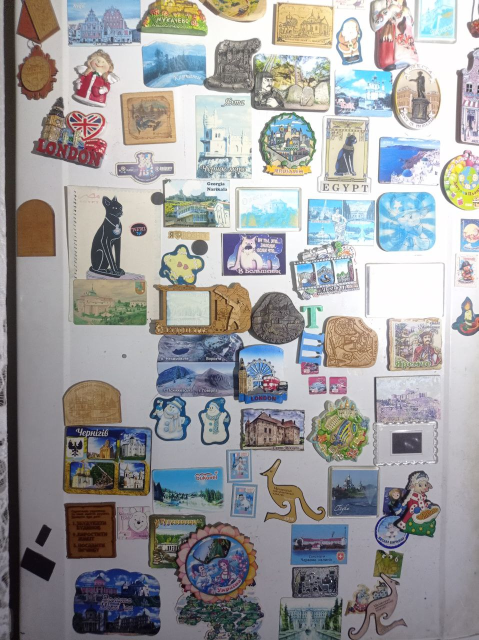
#> input picture images/magnit.jpg, 957 x 1280 px (shown at 1/2 size)
$ python Less_povtor.py
#> lines starting #> are read from the running program, lines starting #| are printed output that depends on the picture; after the words box and inside, x2 and y2 are one past the last pixel; in counts of white or black regions, pixels touching at a corner belong together
import cv2
import numpy as np

img = cv2.imread('images/magnit.jpg')
#> img is the input picture: shape (1280, 957, 3); mean B, G, R 156.8, 156, 156.5
img = cv2.resize(img, (img.shape[1] // 2, img.shape[0] // 2))
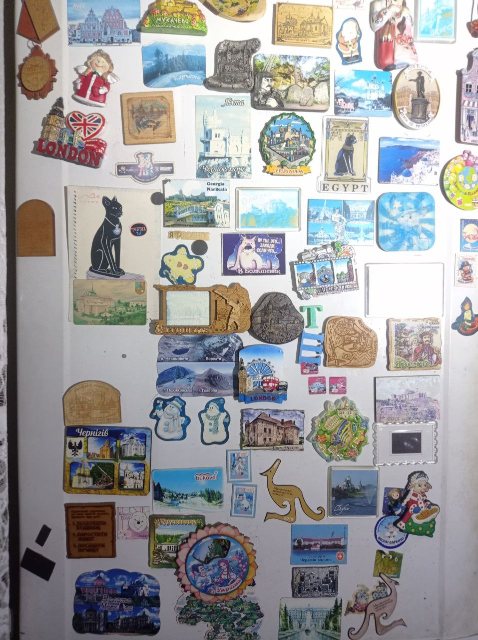
#> img: shape (640, 478, 3); mean B, G, R 156.7, 156, 156.4

img_copy = img.copy()

img = cv2.cvtColor(img, cv2.COLOR_BGR2GRAY) #перевесчти в нрадацію сірого
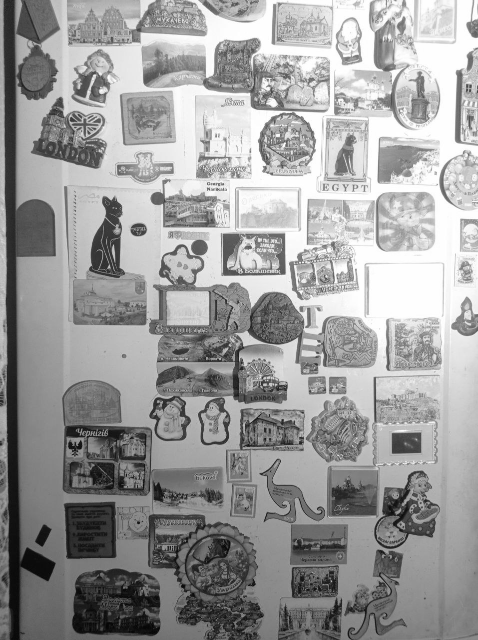
#> img: shape (640, 478); min 4, max 255, mean 156.2
img = cv2.GaussianBlur(img, (5, 5), 1) #розмиття

img = cv2.equalizeHist(img) #посилення контрасту
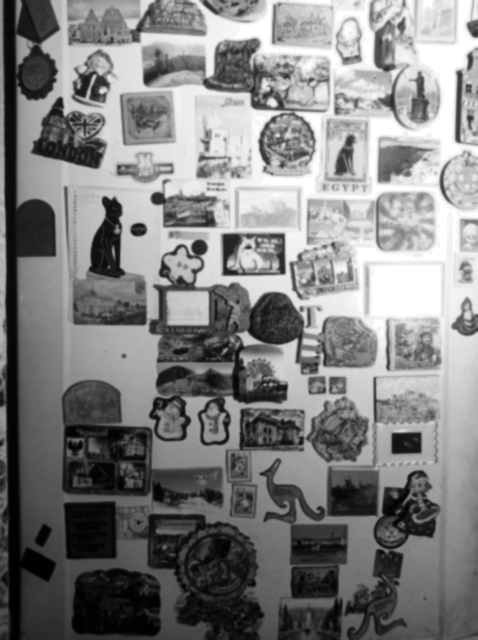
#> img: shape (640, 478); min 0, max 255, mean 128.3

img_edges = cv2.Canny(img, 100, 100) #виявлення країв
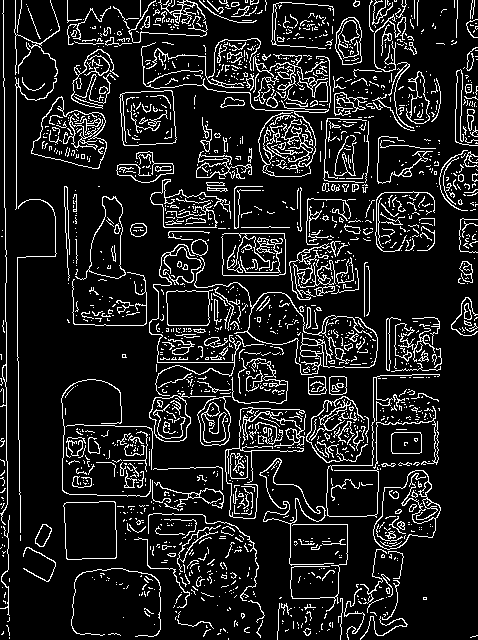
#> img_edges: shape (640, 478); 12.1% white in thin lines or dots

kernel = np.ones((2, 2), np.uint8)
contours, hierarchy = cv2.findContours(img_edges, cv2.RETR_EXTERNAL, cv2.CHAIN_APPROX_SIMPLE) #
#> contours = 1582 contours, 1467 with area under 20; largest, box (x1, y1, x2, y2) and area: (194, 257, 378, 375) 3356, (31, 96, 107, 169) 3341, (373, 470, 441, 550) 3326, (63, 501, 117, 560) 2870, (119, 90, 177, 146) 2782

magnit_counter = 0

for cnt in contours:
    area = cv2.contourArea(cnt)
    if area > 500:
        x, y, w, h = cv2.boundingRect(cnt)

        cv2.drawContours(img_copy, [cnt], -1, (0, 255, 0), 2)

        magnit_counter += 1

        cv2.rectangle(img_copy, (x, y), (x + w, y + h), (0, 255, 0), 2)

        text_y = y - 10 if y - 10 > 20 else y + 20

        text = f'{magnit_counter}'
        cv2.putText(img_copy, text, (x, y), cv2.FONT_HERSHEY_SIMPLEX, 0.5, (0, 255, 0), 2)
#> this loop made 1582 passes
#> (area, x, y, w, h, text_y, text) on passes 290, 340, 369, 432, 529, 534, 794, 844, 1023, 1247, 1264, 1332: (2870.5, 63, 501, 54, 59, 491, '1'), (3326.5, 373, 470, 68, 80, 460, '2'), (1494, 259, 458, 75, 108, 448, '3'), (622.5, 391, 432, 31, 22, 422, '4'), (1231.5, 197, 396, 34, 50, 386, '5'), (1444.5, 149, 393, 67, 49, 383, '6'), (1422.5, 166, 289, 47, 37, 279, '7'), (3356.5, 194, 257, 184, 118, 247, '8'), (1936.5, 75, 196, 51, 84, 186, '9'), (3341, 31, 96, 76, 73, 86, '10'), (2781.5, 119, 90, 58, 56, 80, '11'), (617, 406, 71, 24, 53, 61, '12')
#> area on pass 36: 31.5
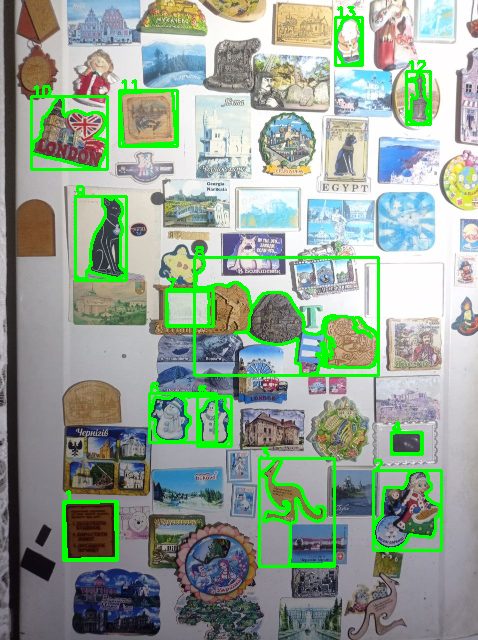
#> img_copy: shape (640, 478, 3); 6.18% of pixels changed, all inside (x1, y1, x2, y2) = (30, 6, 443, 568)
#> after the loop, magnit_counter = 13

print(f'Кількість знайдених магнітів: {magnit_counter}')
#| Кількість знайдених магнітів: 13

cv2.imwrite('images/magnet.jpg', img_copy)

cv2.imshow('image', img)
cv2.imshow('image2', img_copy)
cv2.waitKey(0)
cv2.destroyAllWindows()

$ run again, with images/Leopard.jpg copied over images/magnit.jpg
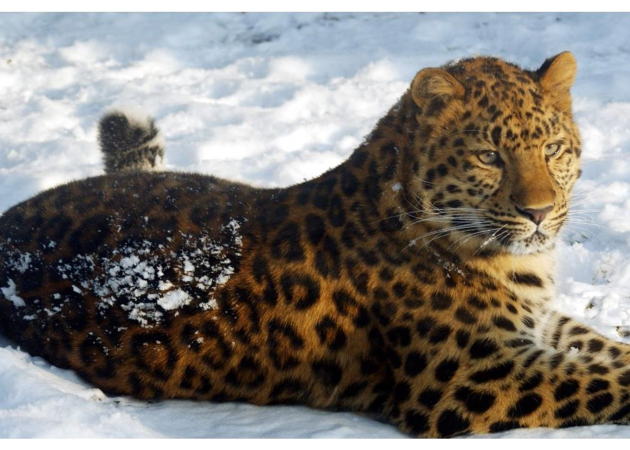
#> input picture images/Leopard.jpg, 1260 x 900 px (shown at 1/2 size)
#> img is the input picture: shape (900, 1260, 3); mean B, G, R 118.8, 124, 128.7
#> `img = cv2.equalizeHist(img)`:
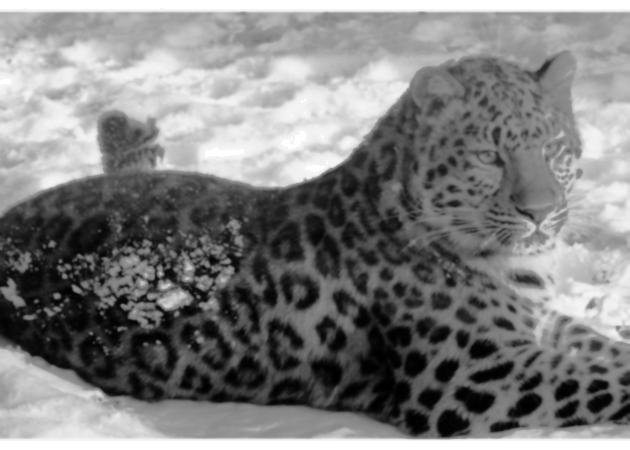
#> img: shape (450, 630); min 0, max 255, mean 128.3
#> `img_edges = cv2.Canny(img, 100, 100)`:
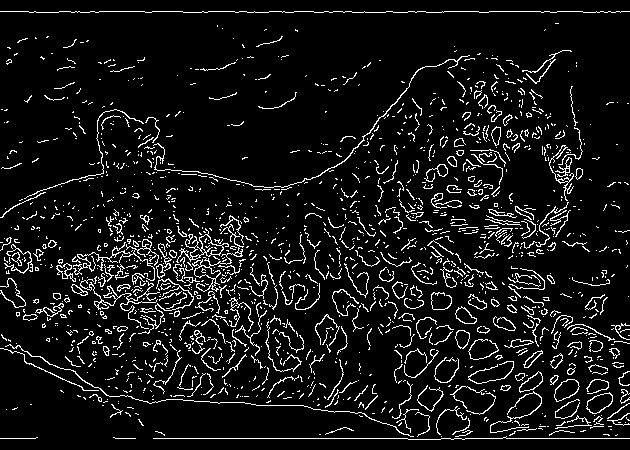
#> img_edges: shape (450, 630); 8.1% white in thin lines or dots
#> contours = 1499 contours, 1428 with area under 20; largest, box (x1, y1, x2, y2) and area: (176, 228, 229, 263) 438, (554, 379, 580, 402) 357, (586, 392, 613, 414) 351, (192, 224, 244, 292) 330, (519, 371, 543, 393) 242
#> the loop `for cnt in contours:` made 1499 passes
#> area on passes 1 to 3: 0, 0, 0
#> after the loop `for cnt in contours:`: magnit_counter = 0
#| Кількість знайдених магнітів: 0
